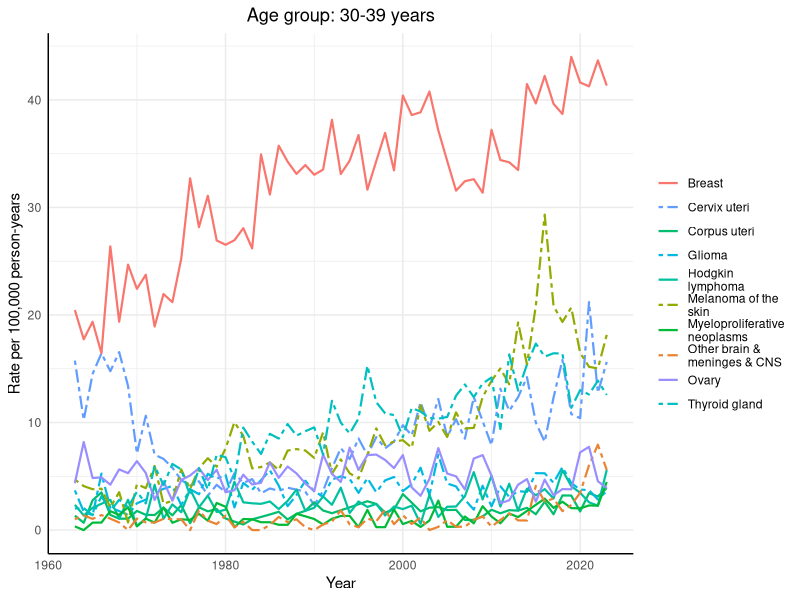
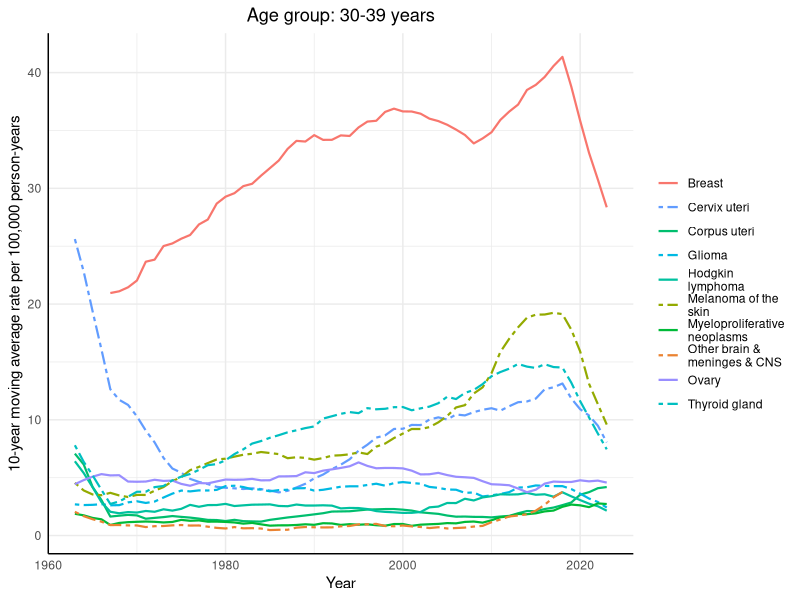
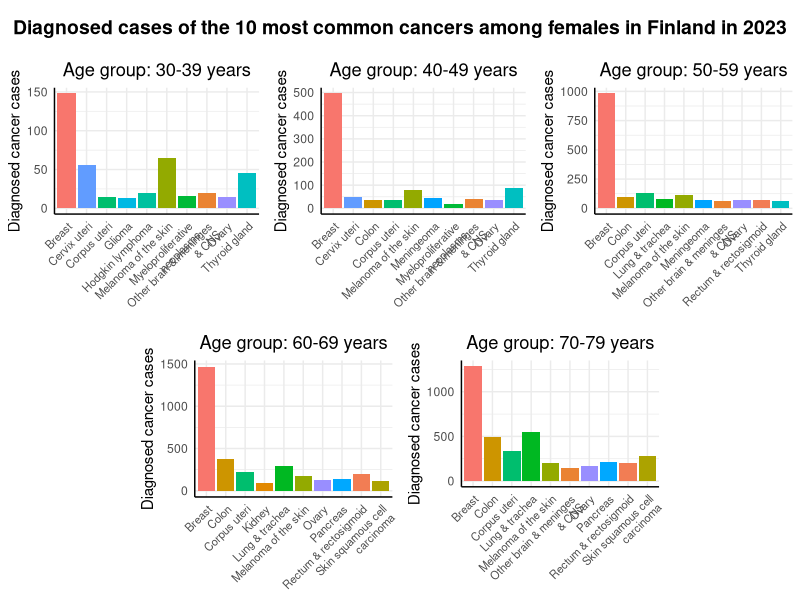
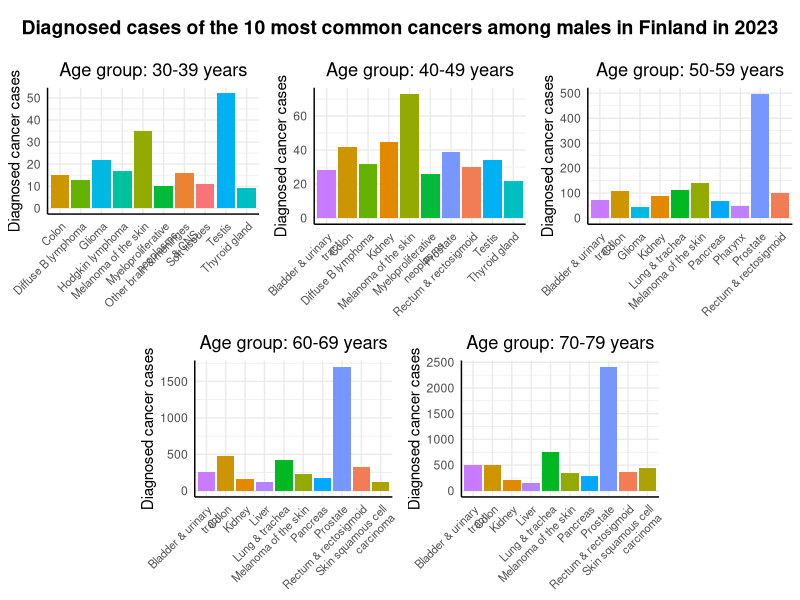
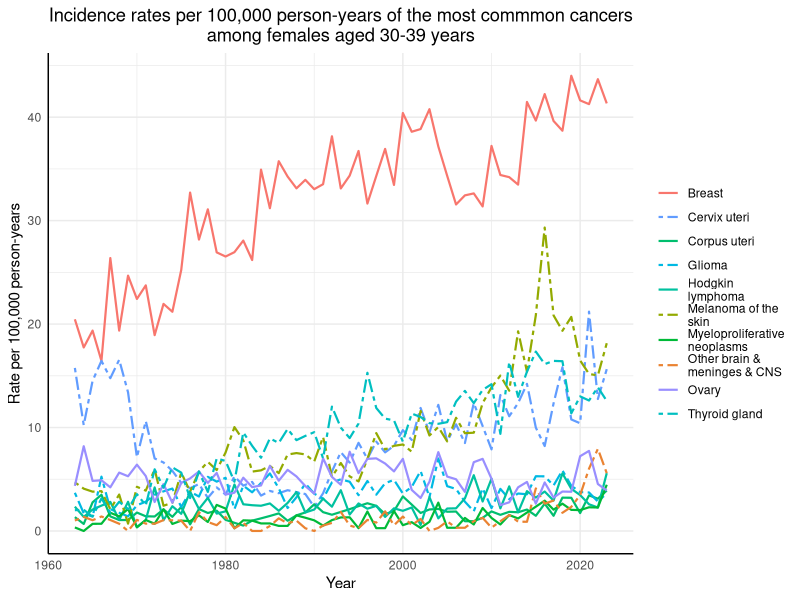
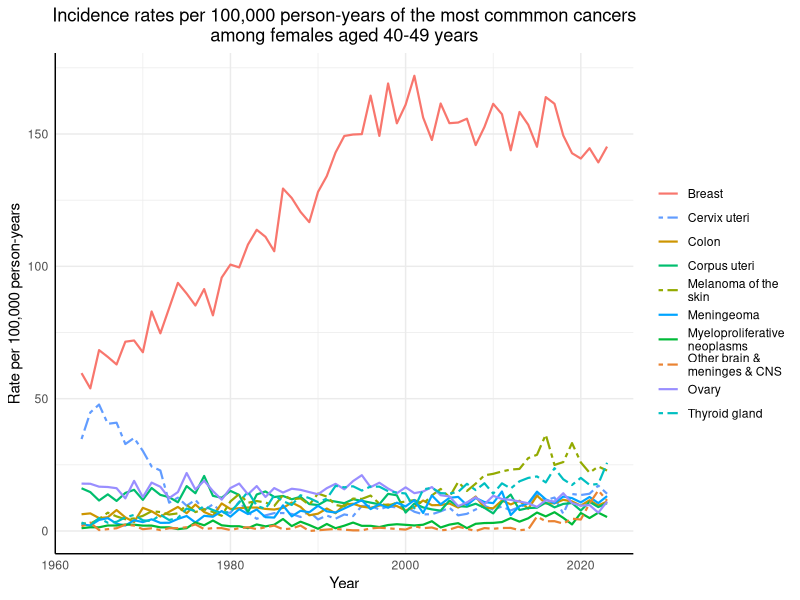
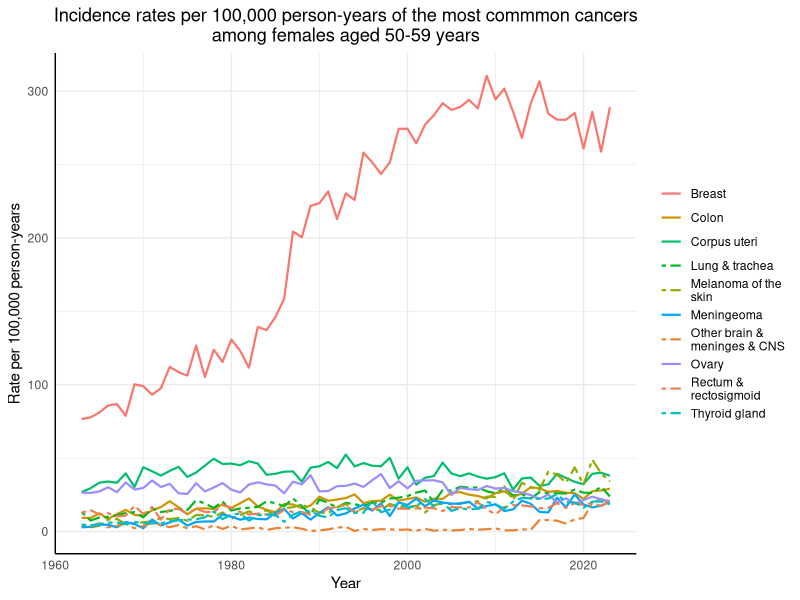
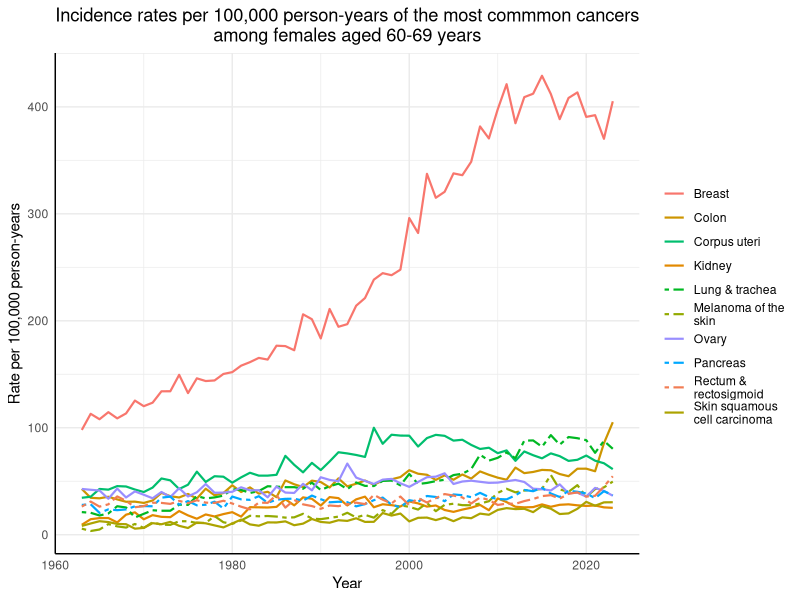

Generate these figures, in order, with R:

### script for extracting most common cancers in Finland in 2023 ###

# set working directory

# setwd('your/working/directory')

# read data
incidence <- read.csv('incidence.csv', header = T, sep = ',')

# choose 2023 data
incidence_2023 <- incidence[incidence$Year == 2023,]

# construct different subgroups based on age and gender
females_30_39_years_old <- incidence_2023[incidence_2023$Age.group == '30-39' & incidence_2023$Sex == 'Female',]
females_40_49_years_old <- incidence_2023[incidence_2023$Age.group == '40-49' & incidence_2023$Sex == 'Female',]
females_50_59_years_old <- incidence_2023[incidence_2023$Age.group == '50-59' & incidence_2023$Sex == 'Female',]
females_60_69_years_old <- incidence_2023[incidence_2023$Age.group == '60-69' & incidence_2023$Sex == 'Female',]
females_70_79_years_old <- incidence_2023[incidence_2023$Age.group == '70-79' & incidence_2023$Sex == 'Female',]

males_30_39_years_old <- incidence_2023[incidence_2023$Age.group == '30-39' & incidence_2023$Sex == 'Male',]
males_40_49_years_old <- incidence_2023[incidence_2023$Age.group == '40-49' & incidence_2023$Sex == 'Male',]
males_50_59_years_old <- incidence_2023[incidence_2023$Age.group == '50-59' & incidence_2023$Sex == 'Male',]
males_60_69_years_old <- incidence_2023[incidence_2023$Age.group == '60-69' & incidence_2023$Sex == 'Male',]
males_70_79_years_old <- incidence_2023[incidence_2023$Age.group == '70-79' & incidence_2023$Sex == 'Male',]

# sort data frames based on absolute number of cancer diagnoses
females_30_39_years_old <- females_30_39_years_old[order(females_30_39_years_old$Diagnosed.cancer.cases, decreasing = T),]
females_40_49_years_old <- females_40_49_years_old[order(females_40_49_years_old$Diagnosed.cancer.cases, decreasing = T),]
females_50_59_years_old <- females_50_59_years_old[order(females_50_59_years_old$Diagnosed.cancer.cases, decreasing = T),]
females_60_69_years_old <- females_60_69_years_old[order(females_60_69_years_old$Diagnosed.cancer.cases, decreasing = T),]
females_70_79_years_old <- females_70_79_years_old[order(females_70_79_years_old$Diagnosed.cancer.cases, decreasing = T),]

males_30_39_years_old <- males_30_39_years_old[order(males_30_39_years_old$Diagnosed.cancer.cases, decreasing = T),]
males_40_49_years_old <- males_40_49_years_old[order(males_40_49_years_old$Diagnosed.cancer.cases, decreasing = T),]
males_50_59_years_old <- males_50_59_years_old[order(males_50_59_years_old$Diagnosed.cancer.cases, decreasing = T),]
males_60_69_years_old <- males_60_69_years_old[order(males_60_69_years_old$Diagnosed.cancer.cases, decreasing = T),]
males_70_79_years_old <- males_70_79_years_old[order(males_70_79_years_old$Diagnosed.cancer.cases, decreasing = T),]

# replace cancer sites as 'Other' outside top 10 most common cancers
females_30_39_years_old$Cancer.site <- replace(females_30_39_years_old$Cancer.site, 11:nrow(females_30_39_years_old), 'Other')
females_40_49_years_old$Cancer.site <- replace(females_40_49_years_old$Cancer.site, 11:nrow(females_40_49_years_old), 'Other')
females_50_59_years_old$Cancer.site <- replace(females_50_59_years_old$Cancer.site, 11:nrow(females_50_59_years_old), 'Other')
females_60_69_years_old$Cancer.site <- replace(females_60_69_years_old$Cancer.site, 11:nrow(females_60_69_years_old), 'Other')
females_70_79_years_old$Cancer.site <- replace(females_70_79_years_old$Cancer.site, 11:nrow(females_70_79_years_old), 'Other')

males_30_39_years_old$Cancer.site <- replace(males_30_39_years_old$Cancer.site, 11:nrow(males_30_39_years_old), 'Other')
males_40_49_years_old$Cancer.site <- replace(males_40_49_years_old$Cancer.site, 11:nrow(males_40_49_years_old), 'Other')
males_50_59_years_old$Cancer.site <- replace(males_50_59_years_old$Cancer.site, 11:nrow(males_50_59_years_old), 'Other')
males_60_69_years_old$Cancer.site <- replace(males_60_69_years_old$Cancer.site, 11:nrow(males_60_69_years_old), 'Other')
males_70_79_years_old$Cancer.site <- replace(males_70_79_years_old$Cancer.site, 11:nrow(males_70_79_years_old), 'Other')

# group by cancer site

# install required packages for grouping
# install.packages('dplyr')
library(dplyr)

females_30_39_years_old_plot <- as.data.frame(females_30_39_years_old %>% group_by(Cancer.site) %>%
                                                summarise(Cancer.cases.sum = sum(Diagnosed.cancer.cases, na.rm = T),
                                                          .groups = 'drop') %>%
                                                filter(Cancer.site != 'Other')) # exclude the 'Other' cancer sites for. However, if there is an interest to
# study the incidence of the most common cancers in 2023 with respect to all 'Other' cancer types, comment this line out

females_40_49_years_old_plot <- as.data.frame(females_40_49_years_old %>% group_by(Cancer.site) %>%
                                                summarise(Cancer.cases.sum = sum(Diagnosed.cancer.cases, na.rm = T),
                                                          .groups = 'drop') %>%
                                                filter(Cancer.site != 'Other'))

females_50_59_years_old_plot <- as.data.frame(females_50_59_years_old %>% group_by(Cancer.site) %>%
                                                summarise(Cancer.cases.sum = sum(Diagnosed.cancer.cases, na.rm = T),
                                                          .groups = 'drop') %>%
                                                filter(Cancer.site != 'Other'))

females_60_69_years_old_plot <- as.data.frame(females_60_69_years_old %>% group_by(Cancer.site) %>%
                                                summarise(Cancer.cases.sum = sum(Diagnosed.cancer.cases, na.rm = T),
                                                          .groups = 'drop') %>%
                                                filter(Cancer.site != 'Other'))

females_70_79_years_old_plot <- as.data.frame(females_70_79_years_old %>% group_by(Cancer.site) %>%
                                                summarise(Cancer.cases.sum = sum(Diagnosed.cancer.cases, na.rm = T),
                                                          .groups = 'drop') %>%
                                                filter(Cancer.site != 'Other'))

# similar grouping based on cancer site for males
males_30_39_years_old_plot <- as.data.frame(males_30_39_years_old %>% group_by(Cancer.site) %>%
                                              summarise(Cancer.cases.sum = sum(Diagnosed.cancer.cases, na.rm = T),
                                                        .groups = 'drop') %>%
                                              filter(Cancer.site != 'Other'))

males_40_49_years_old_plot <- as.data.frame(males_40_49_years_old %>% group_by(Cancer.site) %>%
                                              summarise(Cancer.cases.sum = sum(Diagnosed.cancer.cases, na.rm = T),
                                                        .groups = 'drop') %>%
                                              filter(Cancer.site != 'Other'))

males_50_59_years_old_plot <- as.data.frame(males_50_59_years_old %>% group_by(Cancer.site) %>%
                                              summarise(Cancer.cases.sum = sum(Diagnosed.cancer.cases, na.rm = T),
                                                        .groups = 'drop') %>%
                                              filter(Cancer.site != 'Other'))

males_60_69_years_old_plot <- as.data.frame(males_60_69_years_old %>% group_by(Cancer.site) %>%
                                              summarise(Cancer.cases.sum = sum(Diagnosed.cancer.cases, na.rm = T),
                                                        .groups = 'drop') %>%
                                              filter(Cancer.site != 'Other'))

males_70_79_years_old_plot <- as.data.frame(males_70_79_years_old %>% group_by(Cancer.site) %>%
                                              summarise(Cancer.cases.sum = sum(Diagnosed.cancer.cases, na.rm = T),
                                                        .groups = 'drop') %>%
                                              filter(Cancer.site != 'Other'))

# define color and line style palette

library(scales)

# the following color and line style palette are compatible with the online version of the article
color_palette = c('Breast' = '#F8766D', 'Thyroid gland' = '#00BFC1', 'Colon' = '#CD9500', 'Ovary' = '#998EFF', 
                  'Myeloproliferative neoplasms' = '#00BA38', 'Hodgkin lymphoma' = '#00C19F', 'Melanoma of the skin' = '#93AA00',
                  'Other brain & meninges & CNS' = '#EA8332', 'Glioma' = '#00B9E3',
                  'Cervix uteri' = '#619CFF', 'Corpus uteri' = '#00BE6E', 'Meningeoma' = '#00A4FF', 'Rectum & rectosigmoid' = '#F27D54',
                  'CNS & nerve sheath tumor' = '#C19B00', 'Pancreas' = '#00A8FF', 'Skin squamous cell carcinoma' = '#ACA300',
                  'Acute lymphoblastic leukaemia/lymphoma' = '#F57961', 'Acute myeloid leukaemia' = '#8993FF', 'Lung & trachea' = '#00B822',
                  'Diffuse B lymphoma' = '#65B200', 'Testis' = '#00B2F4', 'Bladder & urinary tract' = '#C97BFF', 'Kidney' = '#E28900', 'Prostate' = '#7797FF',
                  'Pharynx' = '#BF80FF', 'Soft tissues' = '#FA7378', 'Liver' = '#B484FF', 'Other' = '#A9A9A9')

line_style_palette = c('Breast' = 'solid', 'Cervix uteri' = 'twodash', 'Colon' = 'solid', 'Glioma' = 'twodash', 
                       'Hodgkin lymphoma' = 'solid', 'Melanoma of the skin' = 'twodash', 'Myeloproliferative neoplasms' = 'solid',
                       'Other brain & meninges & CNS' = 'twodash', 'Ovary' = 'solid',
                       'Thyroid gland' = 'twodash', 'Corpus uteri' = 'solid', 'Meningeoma' = 'solid', 'Rectum & rectosigmoid' = 'twodash',
                       'Lung & trachea' = 'twodash', 'Pancreas' = 'twodash', 'Skin squamous cell carcinoma' = 'solid',
                       'Acute lymphoblastic leukaemia/lymphoma' = 'twodash', 'Acute myeloid leukaemia' = 'solid', 'CNS, nerve sheath tumor' = 'twodash',
                       'Diffuse B lymphoma' = 'twodash', 'Testis' = 'solid', 'Bladder & urinary tract' = 'twodash', 'Kidney' = 'solid', 'Prostate' = 'solid',
                       'Pharynx' = 'solid', 'Soft tissues' = 'solid', 'Liver' = 'solid', 'Other' = 'twodash')

# plot histograms of the most common cancer for each subgroup

# install.packages('cowplot')
library(cowplot)
# install.packages('ggplot2')
library(ggplot2)
library(stringr)

# define auxiliary function to help with the plotting
plot_histogram <- function(data, title, print_version) {
  hist <- ggplot(data = data, aes(x = Cancer.site, y = Cancer.cases.sum, fill = as.factor(Cancer.site))) +
    geom_col() +
    theme_minimal() +
    theme(
      plot.title = element_text(hjust = 0.5),
      axis.line = element_line(colour = 'black'),
      axis.title.x = element_blank(),
      axis.text.x = element_text(angle = 45, vjust = 1, hjust = 1, size = 8)
    ) +
    ylab('Diagnosed cancer cases') +
    ggtitle(title) +
    scale_x_discrete(labels = function(x) str_wrap(x, width = 22)) +
    guides(fill = 'none')
  
  # conditional color scale; if print_version is true then grey scale will be used
  if (print_version) {
    hist <- hist + scale_fill_grey(start = 0.1, end = 0.9)
  } else {
    hist <- hist + scale_fill_manual(values = color_palette)
  }
  
  return(hist)
}

# define the data to be plotted both for females and males
data_females <- list(females_30_39_years_old_plot,
                     females_40_49_years_old_plot,
                     females_50_59_years_old_plot,
                     females_60_69_years_old_plot,
                     females_70_79_years_old_plot)

data_males <- list(males_30_39_years_old_plot,
                   males_40_49_years_old_plot,
                   males_50_59_years_old_plot,
                   males_60_69_years_old_plot,
                   males_70_79_years_old_plot)

# define titles for the subplots
titles <- c(
  'Age group: 30-39 years',
  'Age group: 40-49 years',
  'Age group: 50-59 years',
  'Age group: 60-69 years',
  'Age group: 70-79 years'
)

# histograms representing most common cancers across different age groups, females 

# choose whether print_version is true or not
print_version <- F

# call the function defined above
histograms_females <- mapply(plot_histogram, data_females, titles, print_version, SIMPLIFY = FALSE)

# access individual plots
p1 <- histograms_females[[1]]
p2 <- histograms_females[[2]]
p3 <- histograms_females[[3]]
p4 <- histograms_females[[4]]
p5 <- histograms_females[[5]]

# construct title
title <- ggdraw() + 
  draw_label(
    'Diagnosed cases of the 10 most common cancers among females in Finland in 2023',
    fontface = 'bold',
    x = 0.5,
    hjust = 0.5
  ) +
  theme(
    plot.margin = margin(0, 0, 0, 0)
  )

# create a layout with 2 rows, 3 histograms on the first row and 2 on the second
top_row <- plot_grid(p1, p2, p3, ncol = 3)
bottom_row <- plot_grid(NULL, p4, p5, NULL, ncol = 4, rel_widths = c(1, 2, 2, 1))

subplots <- plot_grid(top_row, bottom_row, 
                      ncol = 1, rel_heights = c(1, 1))

final_plot <- plot_grid(title, subplots, ncol = 1, rel_heights = c(0.1, 1))

# save the resulting plot in EPS format with 800 dpi
ggsave(paste0(ifelse(print_version, 'print_', 'online_'), 'most_common_cancers_females_2023.eps'), plot = final_plot, width = 12, height = 8, units = 'in', 
       dpi = 800, device = 'eps')

# then same for males, i.e., plotting the histograms representing most common cancers across different age groups, males
histograms_males <- mapply(plot_histogram, data_males, titles, print_version, SIMPLIFY = FALSE)

p1 <- histograms_males[[1]]
p2 <- histograms_males[[2]]
p3 <- histograms_males[[3]]
p4 <- histograms_males[[4]]
p5 <- histograms_males[[5]]

title <- ggdraw() + 
  draw_label(
    'Diagnosed cases of the 10 most common cancers among males in Finland in 2023',
    fontface = 'bold',
    x = 0.5,
    hjust = 0.5
  ) +
  theme(
    plot.margin = margin(0, 0, 0, 0)
  )

top_row <- plot_grid(p1, p2, p3, ncol = 3)
bottom_row <- plot_grid(NULL, p4, p5, NULL, ncol = 4, rel_widths = c(1, 2, 2, 1))

subplots <- plot_grid(top_row, bottom_row, 
                      ncol = 1, rel_heights = c(1, 1))

final_plot <- plot_grid(title, subplots, ncol = 1, rel_heights = c(0.1, 1))

ggsave(paste0(ifelse(print_version, 'print_', 'online_'), 'most_common_cancers_males_2023.eps'), plot = final_plot, width = 12, height = 8, units = 'in', 
       dpi = 800, device = 'eps')

# extract the most common cancer types
females_30_39_years_old_most_common_cancers <- females_30_39_years_old_plot[,1][females_30_39_years_old_plot['Cancer.site'] != 'Other']
females_40_49_years_old_most_common_cancers <- females_40_49_years_old_plot[,1][females_40_49_years_old_plot['Cancer.site'] != 'Other']
females_50_59_years_old_most_common_cancers <- females_50_59_years_old_plot[,1][females_50_59_years_old_plot['Cancer.site'] != 'Other']
females_60_69_years_old_most_common_cancers <- females_60_69_years_old_plot[,1][females_60_69_years_old_plot['Cancer.site'] != 'Other']
females_70_79_years_old_most_common_cancers <- females_70_79_years_old_plot[,1][females_70_79_years_old_plot['Cancer.site'] != 'Other']

males_30_39_years_old_most_common_cancers <- males_30_39_years_old_plot[,1][males_30_39_years_old_plot['Cancer.site'] != 'Other']
males_40_49_years_old_most_common_cancers <- males_40_49_years_old_plot[,1][males_40_49_years_old_plot['Cancer.site'] != 'Other']
males_50_59_years_old_most_common_cancers <- males_50_59_years_old_plot[,1][males_50_59_years_old_plot['Cancer.site'] != 'Other']
males_60_69_years_old_most_common_cancers <- males_60_69_years_old_plot[,1][males_60_69_years_old_plot['Cancer.site'] != 'Other']
males_70_79_years_old_most_common_cancers <- males_70_79_years_old_plot[,1][males_70_79_years_old_plot['Cancer.site'] != 'Other']

# filter the original 'incidence' dataframe including all years from 1963 to 2023 based on the identified most common cancers in 2023
females_30_39_years_old_ts <- incidence[incidence$Age.group == '30-39' & incidence$Sex == 'Female' & incidence$Cancer.site %in% c(females_30_39_years_old_most_common_cancers),]
females_40_49_years_old_ts <- incidence[incidence$Age.group == '40-49' & incidence$Sex == 'Female' & incidence$Cancer.site %in% c(females_40_49_years_old_most_common_cancers),]
females_50_59_years_old_ts <- incidence[incidence$Age.group == '50-59' & incidence$Sex == 'Female' & incidence$Cancer.site %in% c(females_50_59_years_old_most_common_cancers),]
females_60_69_years_old_ts <- incidence[incidence$Age.group == '60-69' & incidence$Sex == 'Female' & incidence$Cancer.site %in% c(females_60_69_years_old_most_common_cancers),]
females_70_79_years_old_ts <- incidence[incidence$Age.group == '70-79' & incidence$Sex == 'Female' & incidence$Cancer.site %in% c(females_70_79_years_old_most_common_cancers),]

males_30_39_years_old_ts <- incidence[incidence$Age.group == '30-39' & incidence$Sex == 'Male' & incidence$Cancer.site %in% c(males_30_39_years_old_most_common_cancers),]
males_40_49_years_old_ts <- incidence[incidence$Age.group == '40-49' & incidence$Sex == 'Male' & incidence$Cancer.site %in% c(males_40_49_years_old_most_common_cancers),]
males_50_59_years_old_ts <- incidence[incidence$Age.group == '50-59' & incidence$Sex == 'Male' & incidence$Cancer.site %in% c(males_50_59_years_old_most_common_cancers),]
males_60_69_years_old_ts <- incidence[incidence$Age.group == '60-69' & incidence$Sex == 'Male' & incidence$Cancer.site %in% c(males_60_69_years_old_most_common_cancers),]
males_70_79_years_old_ts <- incidence[incidence$Age.group == '70-79' & incidence$Sex == 'Male' & incidence$Cancer.site %in% c(males_70_79_years_old_most_common_cancers),]

# store the most common cancers data to a CSV-file for the purposes of the cluster analysis

# create the target dataframe structure
df <- data.frame(
  gender = character(),
  age_group = character(),
  year = integer(),
  cancer_id = character(),
  incidence = numeric()
)

# define all the dataframe names
genders <- c('females', 'males')
age_groups <- c('30_39', '40_49', '50_59', '60_69', '70_79')

# create all dataframe names
df_names <- paste0(rep(genders, each = length(age_groups)), '_', 
                   rep(age_groups, times = length(genders)), '_years_old_ts')

# loop through each dataframe and compile
for (df_name in df_names) {
  # check if the dataframe exists
  if (exists(df_name)) {
    # get the current dataframe
    current_df <- get(df_name)
    
    # extract the data
    temp_df <- data.frame(
      gender = ifelse(grepl('^females', df_name), 'female', 'male'),
      age_group = gsub('_', '-', sub('.*_(\\d+_\\d+)_years.*', '\\1', df_name)),
      year = current_df$Year,
      cancer_id = current_df$Cancer.site,
      incidence = current_df$Rate.per.100.000,
      stringsAsFactors = FALSE
    )
    # bind to main dataframe
    df <- rbind(df, temp_df)
  } else {
    warning(paste('Dataframe', df_name, 'not found'))
  }
}

# check the result
head(df)
table(df$gender, df$age_group)

# store the resulting dataframe into a CSV-file
write.csv(df, 'cancer_data_most_common_cancers.csv', row.names = FALSE)



# calculate percentage changes

# this function is taken from agg_hierarch_clustering file
# it is used for accessing the standardized data, which is not saved
standardize_variables <- function(X) { 
  overline_x <- mean(X)
  std_x <- sqrt(sum((X - overline_x)^2) / length(X))
  
  standardized_X <- (X - overline_x) / std_x
  return(standardized_X)
}

# function for calculating percent change within time period
# calculates total change and yearly change
calculate_per_change <- function(data, start, end){
  l <- end-start + 1
  yearly_change <- rep(0, l)
  for (i in 2:l){
    yearly_change[i] <- (data[i] - data[i-1])/abs(data[i-1])
  }
  total_change <- (data[end] - data[start])/abs(data[start])
  return(c(total_change, yearly_change))
}

# get all years from which we have observations
years <- df[df$gender == 'female' & df$age_group == '30-39' & df$cancer_id == 'Cervix uteri',]$year

# First, calculate the percent changes for Cervix uteri cancer in females 30-39 years
# between 1963 and 1980 and between 1990 and 2023 (unstandardized)
f_30_cervix <- df[df$gender == 'female' & df$age_group == '30-39' 
                                        & df$cancer_id == 'Cervix uteri',]$incidence

# calculate the rate of change between start and end and find the maximum and minimum of yearly changes
# 1963 to 1980
res <- calculate_per_change(f_30_cervix, 1, which(years == 1980))
total <- res[1]
yearly <- res[-1]
c(total, max(yearly), min(yearly))

# 1990 to 2023
res <- calculate_per_change(f_30_cervix, which(years == 1990), length(years))
total <- res[1]
yearly <- res[-1]
c(total, max(yearly), min(yearly))



# same calculations for Bladder & urinary tract cancer in males 40-49 years
# between 1990 and 2023 (standardized)
m_40_bladder <- standardize_variables(df[df$gender == 'male' & df$age_group == '40-49' & df$cancer_id == 'Bladder & urinary tract',]$incidence)
res <- calculate_per_change(m_40_bladder, which(years == 1990), length(years))
total <- res[1]
yearly <- res[-1]
c(total, max(yearly), min(yearly))


# SUPPLEMENTAL MATERIAL; the following contains an additional functions - for plotting the incidence of the most common cancers
# of a given age group and gender as time series from 1963 to 2023 - that was not used as the basis to produce any material in the
# actual article, but the time series included in the online Supplemental Material.

# function to plot incidence of the most common cancers as time series from 1963 to 2023
# advantage is taken of the color and line style palettes defined above (lines 119-135)

plot_ts <- function(data, title) {
  p <- ggplot(data=data, aes(x=Year, y=Rate.per.100.000, colour = as.factor(Cancer.site), linetype = as.factor(Cancer.site))) +
    geom_line(linewidth = 0.75) +
    theme_minimal() +
    theme(
      plot.title = element_text(hjust = 0.5),
      axis.line = element_line(colour = 'black'),
      legend.position = 'right',
      legend.justification = 'left',
      legend.direction = 'vertical',
      legend.title = element_blank()
    ) + 
    xlab('Year') +
    ylab('Rate per 100,000 person-years') +
    ggtitle(title) +
    scale_color_manual(values = color_palette, name='Cancer site', labels = function(labels) str_wrap(labels, width = 15)) +
    scale_linetype_manual(values = line_style_palette, name='Cancer site', labels = function(labels) str_wrap(labels, width = 15))
  
  return(p)
}

# usage
age_groups <- c('30-39', '40-49', '50-59', '60-69', '70-79')
genders <- c('female', 'male')

for (gender in genders) {
  for (age_group in age_groups) {
  
  final_plot <- plot_ts(data = get(paste0(gender, 's_', gsub('-', '_', age_group), '_years_old_ts')), 
                        title = paste0('Incidence rates per 100,000 person-years of the most commmon cancers\namong females aged ', age_group, ' years'))
  
  filename <- paste0('online_most_common_cancers_ts_', gender, '_', age_group,  '.jpg')
  ggsave(filename, final_plot, width = 15.00, height = 12.50, units = 'in', dpi = 800, device = 'jpg')
  
  }
}

# example: females; age group: 30-39 years
plot_ts(data = females_30_39_years_old_ts, title = 'Age group: 30-39 years')

# ADDITIONAL MATERIAL; the following contains an additional functions - for plotting the moving average 
# graphs of the cancer incidence time series - that was not # used as the basis of any of the material presented in the article, 
# but may be useful for some.

# function to plot the respective moving averages

library('zoo')
plot_ma <- function(data, title, ma_interval_length) {
  p <- ggplot(data=data, aes(x=Year, y=rollmean(Rate.per.100.000, k = ma_interval_length, fill = NA), colour = as.factor(Cancer.site), linetype = as.factor(Cancer.site))) +
    geom_line(linewidth = 0.75) +
    theme_minimal() +
    theme(
      plot.title = element_text(hjust = 0.5),
      axis.line = element_line(colour = 'black'),
      legend.position = 'right',
      legend.justification = 'left',
      legend.direction = 'vertical',
      legend.title = element_blank()
    ) + 
    xlab('Year') +
    ylab(paste0(ma_interval_length, '-year moving average rate per 100,000 person-years')) +
    ggtitle(title) +
    scale_color_manual(values = color_palette, name='Cancer site', labels = function(labels) str_wrap(labels, width = 15)) +
    scale_linetype_manual(values = line_style_palette, name='Cancer site', labels = function(labels) str_wrap(labels, width = 15))
  
  return(p)
}

# example: females; age group: 30-39 years, 10 years moving average
plot_ma(data = females_30_39_years_old_ts, title = 'Age group: 30-39 years', ma_interval_length = 10)
